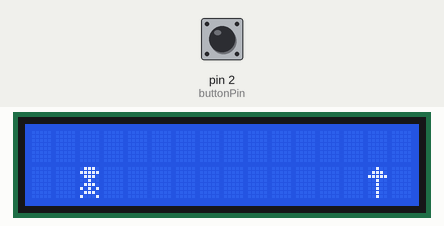
This sketch was run on a simulated Arduino Uno, built with avr-gcc and run on an emulated ATmega328P. Shown: 16×2 character LCD. The inputs (shaded band) are chosen by the test bench; at power-on: pin 2 (buttonPin) HIGH. Random numbers use the default seed unless the sketch sets one; what the sketch prints to the serial monitor is not drawn.

Above: at 2.3 s.
2.4 s: pin 2 (buttonPin) pulled LOW for 3.2 s
At 5.3 s:
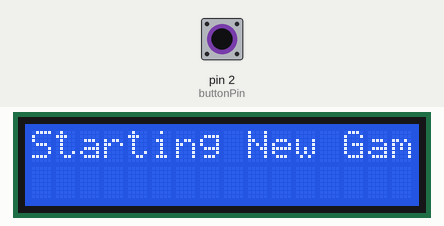
7.1 s: pin 2 (buttonPin) pulled LOW for 0.15 s
At 8.7 s:
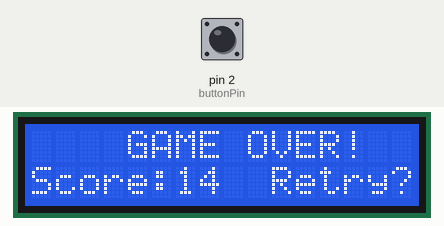
9.3 s: pin 2 (buttonPin) pulled LOW for 1 s
At 9.62 s:
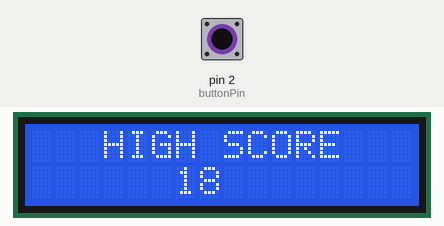
13.3 s: pin 2 (buttonPin) pulled LOW for 1 s
At 14.36 s:
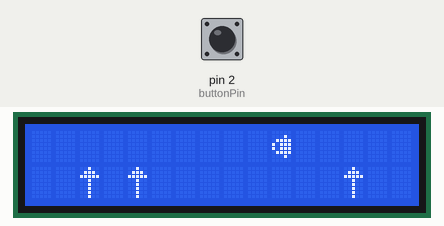
15.8 s: pin 2 (buttonPin) pulled LOW for 3.2 s
At 17.31 s:
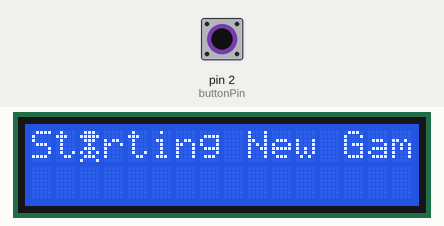
22.0 s: pin 2 (buttonPin) pulled LOW for 0.15 s
At 22.61 s:
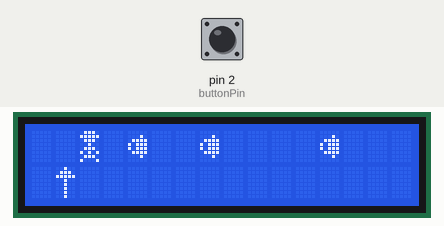

The sketch:

Game_without_healthbar.ino
```cpp
#include <Wire.h>
#include <LiquidCrystal_I2C.h>

LiquidCrystal_I2C lcd(0x27, 16, 2);

// Stickman frame (simplified)
byte stickman[8] = {
  B01110,
  B11111,
  B01110,
  B00100,
  B01110,
  B10101,
  B01110,
  B10001
};

// Mountain obstacle (simple version)
byte mountain[8] = {
  B00100,
  B01110,
  B11111,
  B00100,
  B00100,
  B00100,
  B00100,
  B00100
};

// Bird obstacle (improved bird)
byte bird[8] = {
   B00000,
  B00010,
  B01111,
  B10111,
  B10111,
  B01111,
  B00010,
  B00000
};

// Variables
int stickmanY = 1; // Start standing on the second row
bool jumping = false;
int jumpCounter = 0;
int score = 0;
int highScore = 0; // Variable to store the high score
int terrain[16]; // Array to store the terrain: 0=empty, 1=mountain, 2=bird
const int buttonPin = 2; // Pin for the jump button

bool gameOverState = false; // Track if game over state is active
bool highScoreDisplayed = false; // Track if high score screen is displayed

void setup() {
  lcd.init();
  lcd.backlight();

  lcd.createChar(0, stickman);
  lcd.createChar(1, mountain);
  lcd.createChar(2, bird);

  pinMode(buttonPin, INPUT_PULLUP); // Set button pin with internal pull-up resistor

  Serial.begin(9600); // for debug

  // Initialize game
  resetGame();
}

void loop() {
  if (gameOverState) {  // If in Game Over state
    if (digitalRead(buttonPin) == LOW) { // Button pressed (LOW means connected to GND)
      delay(200); // Debounce delay
      if (!highScoreDisplayed) {
        displayHighScore();
      } else {
        resetGame();
      }
    }
    return; // Don't do anything else during game over
  }

  if (score > 0) {
    lcd.clear();
  }

  // Handle Jump if button is pressed
  if (digitalRead(buttonPin) == LOW) { // Button pressed (LOW means connected to GND)
    if (jumping) {
      // If already jumping, go down immediately
      jumping = false;
      jumpCounter = 0;
      stickmanY = 1; // Return to ground
    } else {
      // Start a jump
      jumping = true;
    }
  }

  if (jumping) {
    stickmanY = 0; // Jumped up to top row
    jumpCounter++;
    if (jumpCounter > 5) { // Stay up for 5 frames
      jumping = false;
      jumpCounter = 0;
      stickmanY = 1; // Return to ground
    }
  }

  // Draw Stickman (simplified)
  lcd.setCursor(2, stickmanY);
  lcd.write(byte(0)); // Draw stickman

  // Move terrain (mountain or bird)
  for (int i = 0; i < 16; i++) {
    if (terrain[i] == 1) { // Mountain
      lcd.setCursor(i, 1);  // Mountain on second row
      lcd.write(byte(1)); // Draw mountain
    } else if (terrain[i] == 2) { // Bird
      lcd.setCursor(i, 0);  // Bird on first row
      lcd.write(byte(2)); // Draw bird
    }
  }

  // Scroll terrain left
  for (int i = 0; i < 15; i++) {
    terrain[i] = terrain[i + 1];
  }
  generateTerrain(); // Generate new terrain at the end

  // Check collision with terrain
  if (terrain[2] == 1 && stickmanY == 1) { // Mountain collision
    gameOver();
  }
  if (terrain[2] == 2 && stickmanY == 0) { // Bird collision
    gameOver();
  }

  // Update score
  score++;
  Serial.print("Score: ");
  Serial.println(score);

  delay(150); // Adjust speed here
}

void generateTerrain() {
  int obstaclePosition = random(0, 4); // Randomly choose a position between 0-3

  // Ensure obstacles are spaced every 4 spaces
  if (obstaclePosition == 0) {
    int randObstacle = random(1, 3); // 1 = mountain, 2 = bird

    // Check if obstacle doesn't overlap vertically or diagonally
    bool overlap = false;
    if (terrain[15] == 1 || terrain[14] == 1) overlap = true; // Check for overlap with previous obstacles
    if (terrain[15] == 2 || terrain[14] == 2) overlap = true; // Same check for birds

    if (!overlap) {
      if (randObstacle == 1) {
        terrain[15] = 1; // Mountain
      } else if (randObstacle == 2) {
        terrain[15] = 2; // Bird
      }
    } else {
      terrain[15] = 0; // Empty space if overlap is detected
    }
  } else {
    terrain[15] = 0; // Empty space
  }
}

void gameOver() {
  gameOverState = true;
  lcd.clear();
  lcd.setCursor(4, 0);
  lcd.print("GAME OVER!");
  lcd.setCursor(0, 1);
  lcd.print("Score:");
  lcd.print(score);
  lcd.setCursor(10, 1);
  lcd.print("Retry?");
  if (score > highScore) {
    highScore = score; // Update high score
  }
  highScoreDisplayed = false; // Reset high score display state
}

void displayHighScore() {
  lcd.clear();
  lcd.setCursor(3, 0);
  lcd.print("HIGH SCORE");
  lcd.setCursor(6, 1);
  lcd.print(highScore);
  highScoreDisplayed = true; // Set high score display state
}

void resetGame() {
  score = 0;
  for (int i = 0; i < 16; i++) {
    terrain[i] = 0; // Initialize terrain with empty spaces
  }
  stickmanY = 1;
  jumping = false;
  jumpCounter = 0;
  gameOverState = false;
  highScoreDisplayed = false; // Reset high score display state
  lcd.clear();
  lcd.setCursor(0, 0);
  lcd.print("Starting New Game!");
  delay(1000); // Display starting message for a second
}
```

Measured:
- after the input at 9.3 s, the display: changes after 0.22 s (image 3)
- after the input at 15.8 s, the display: first changes after 0.22 s (image 5 shows a later state)
- what the display in image 1 shows lasts 1.0 s, from 4.6 s to 5.6 s
